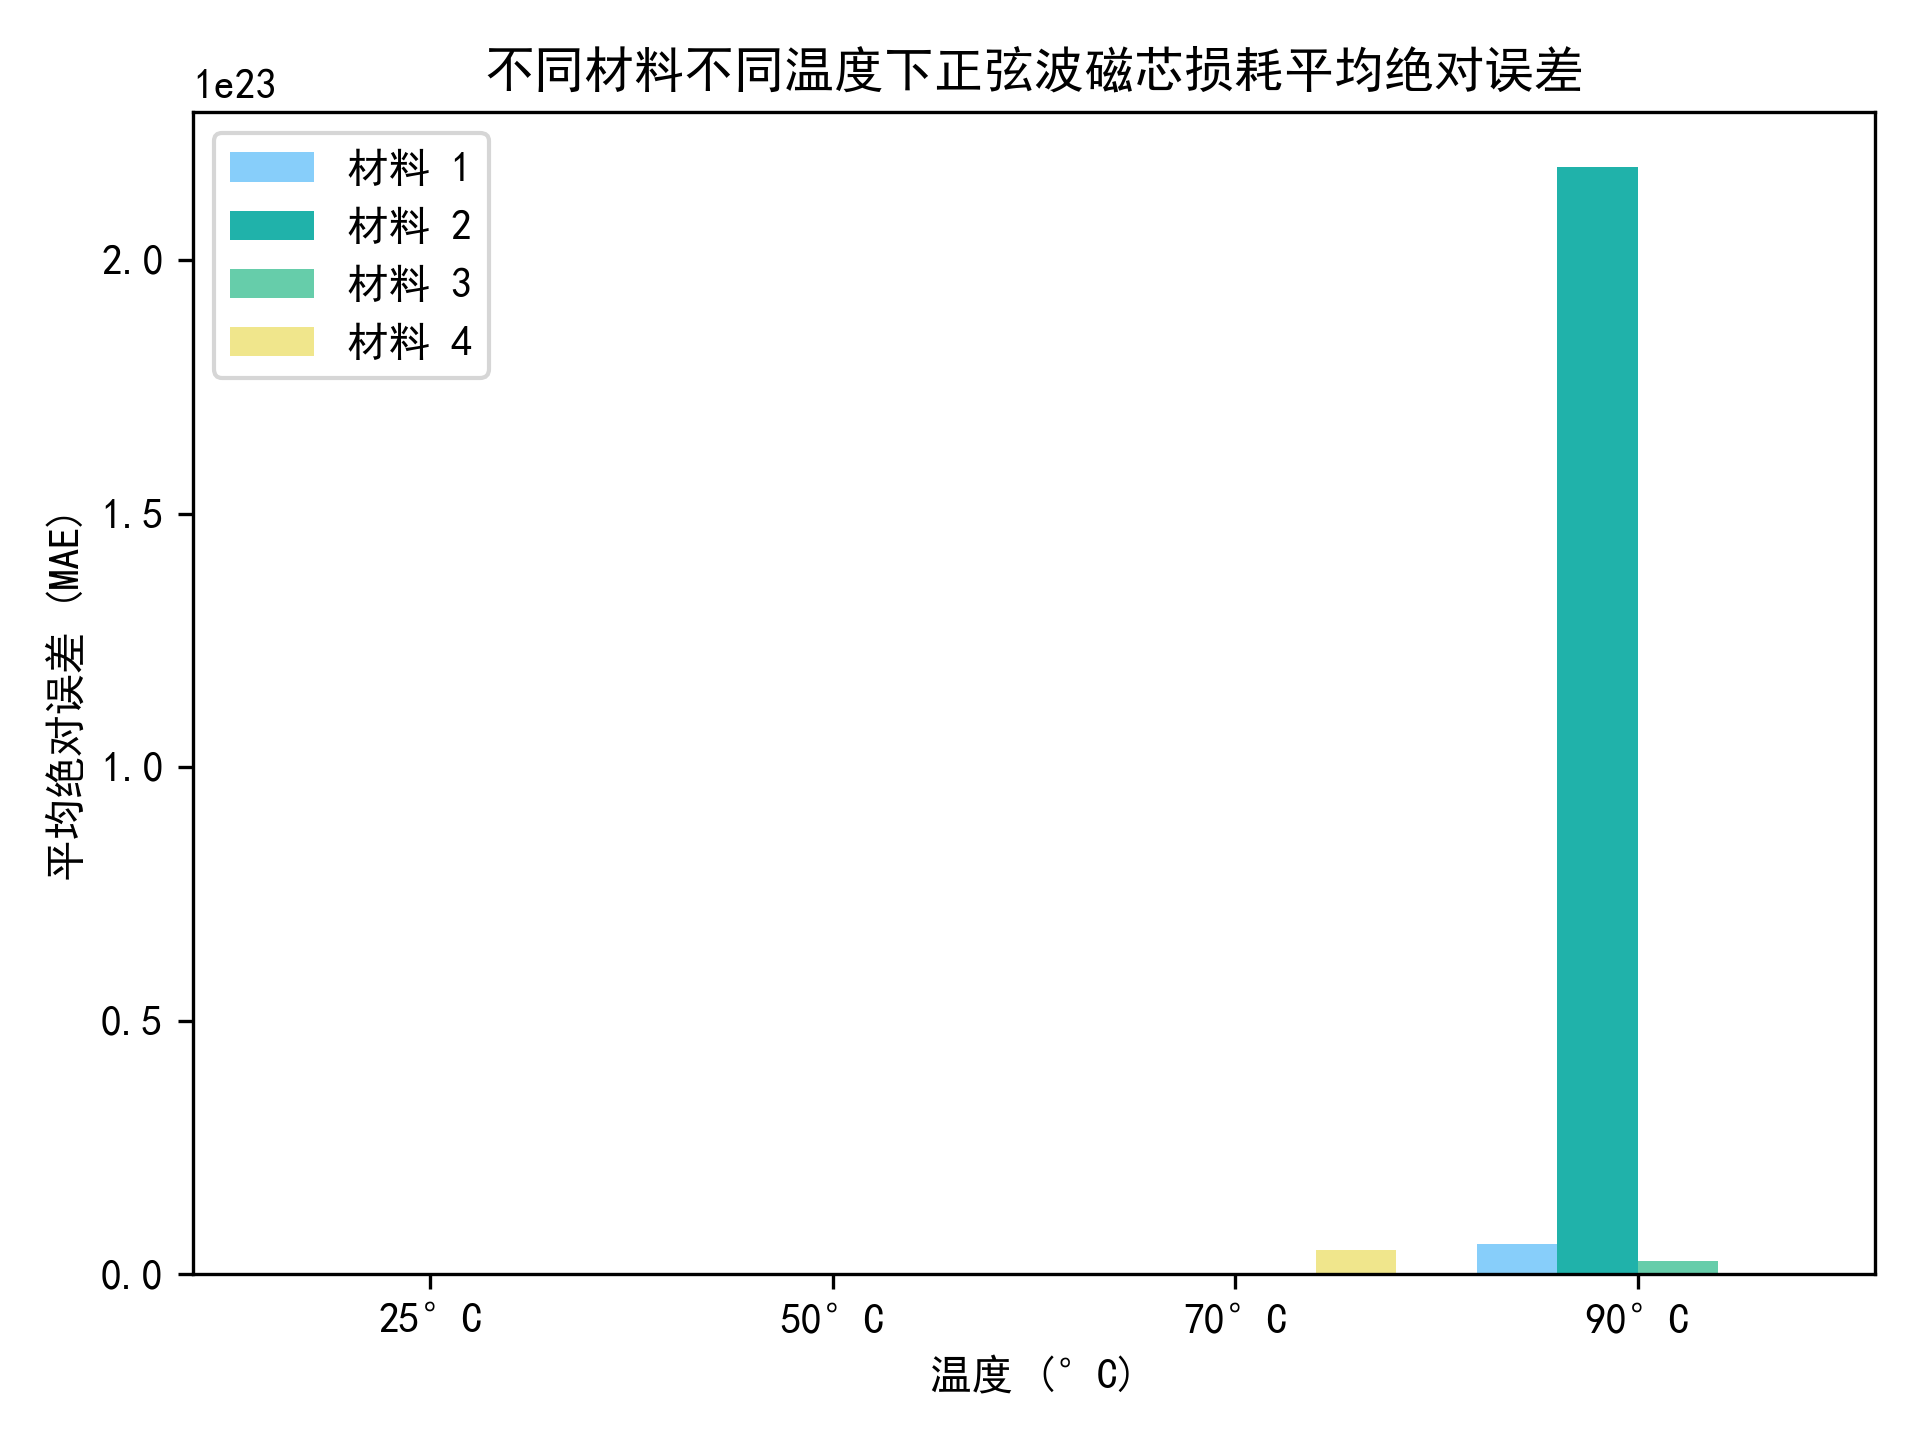

Source code (Python):
import pandas as pd
import numpy as np
import matplotlib.pyplot as plt
from scipy.optimize import curve_fit
import platform
# 根据操作系统自动调整字体
current_os = platform.platform()
if 'macOS' in current_os:
    plt.rcParams['font.sans-serif'] = ['STHeiti']
else:
    plt.rcParams['font.sans-serif'] = ['SimHei']

# 定义斯坦麦茨方程
def SE_func(x, k, alpha, beta):
    """
    斯坦麦茨方程
    :param x: 变量 [频率，磁通密度峰值]
    :param k: 参数 k
    :param alpha: 参数 alpha
    :param beta: 参数 beta
    :return:
    """
    f, B_m = x
    return k * np.power(f, alpha) * np.power(B_m, beta)


# 定义斯坦麦茨方程
def SE_func2(x, k, alpha, beta):
    """
    斯坦麦茨方程
    :param x: 变量 [频率，磁通密度峰值]
    :param k: 参数 k
    :param alpha: 参数 alpha
    :param beta: 参数 beta
    :return:
    """
    f, B_m = x
    k = 1.0874580380827605
    alpha = 1.41249400132955234
    beta = 2.0910299441530465
    return k * np.power(f, alpha) * np.power(B_m, beta)

def SE_improved_func(x, delta_k, gamma, k, alpha, beta):
    """
    引入温度因素的斯坦麦茨方程
    :param x: 变量 [频率，磁通密度峰值，温度]
    :param delta_k: 温度修正参数
    :param gamma: 温度修正参数
    :param k: 原参数
    :param alpha: 原参数
    :param beta: 原参数
    :return:
    """
    f, B_m, T = x
    k = k + delta_k * np.log(gamma*T)
    return k * np.power(f, alpha) * np.power(B_m, beta)

def objective(params, f, Bm, T, P):
    """
    定义目标函数：平方误差
    """
    P_pred = SE_improved_func([f, Bm, T], *params)
    return np.sum((P_pred - P) ** 2)
# 计算误差并绘制柱状图
def error_plot():
    material_types = [0, 1, 2, 3]  # 材料种类
    temperatures = [25, 50, 70, 90]  # 温度列表
    data_path_list = [r"../appendix1_m1.csv", r"../appendix1_m2.csv", r"../appendix1_m3.csv", r"../appendix1_m4.csv"]

    # 用于存储每个材料和温度组合的平均误差
    mae_data = []
    material_labels = ['材料 1', '材料 2', '材料 3', '材料 4']
    colors = ['#87CEFA', '#20B2AA', '#66CDAA', '#F0E68C', '#FF6347', '#EEE8AA', '#AFEEEE']

    fig, ax = plt.subplots()

    for i, material_type in enumerate(material_types):
        material_mae = []  # 存储当前材料的误差
        for temperature in temperatures:
            # 定义文件路径
            file_path = data_path_list[material_type]
            # 读取CSV文件
            df = pd.read_csv(file_path)
            # 替换列名
            df.rename(columns={"温度，oC": "温度",
                               "频率，Hz": "频率",
                               "磁芯损耗，w/m3": "磁芯损耗",
                               "0（磁通密度B，T）": "0",
                               "0（磁通密度，T）": "0"}, inplace=True)

            # 定义温度筛选条件
            temp_condition = df['温度'] == temperature
            # 定义波形筛选条件
            shape_condition = df['励磁波形'] == '正弦波'
            # 筛选出符合温度和波形条件的行
            filtered_df = df[temp_condition & shape_condition]
            # 计算磁通密度最大值
            filtered_df['Bm'] = filtered_df.iloc[:, 4:].max(axis=1)
            # 筛选出频率和Bm作为X，磁芯损耗作为P
            X = filtered_df[['频率', 'Bm']].to_numpy().T
            P = filtered_df['磁芯损耗'].to_numpy()

            # 拟合斯坦麦茨方程
            param_bounds = ([-np.inf, 1, 2], [np.inf, 3, 3])
            params, _ = curve_fit(SE_func, X, P, p0=[1, 1, 2], bounds=param_bounds)

            # 计算预测值和误差
            predicted_losses = np.array([SE_func([freq, Bm], *params) for freq, Bm in filtered_df[['频率', 'Bm']].to_numpy()])
            mae = np.mean(np.abs(P - predicted_losses))  # 计算平均绝对误差 (MAE)
            material_mae.append(mae)

        # 存储误差数据
        mae_data.append(material_mae)

        # 绘制柱状图：温度作为X轴，误差作为Y轴
        bar_positions = np.arange(len(temperatures)) + (i * 0.2)  # 不同材料的偏移量
        ax.bar(bar_positions, material_mae, width=0.2, label=material_labels[i], color=colors[i])

    # 设置X轴标签为温度
    ax.set_xticks(np.arange(len(temperatures)) + 0.3)  # 0.3 偏移使得刻度居中
    ax.set_xticklabels([str(temp) + "°C" for temp in temperatures])
    ax.set_xlabel('温度 (°C)')
    ax.set_ylabel('平均绝对误差 (MAE)')
    ax.set_title('不同材料不同温度下正弦波磁芯损耗平均绝对误差')

    # 添加图例到右上角
    ax.legend(loc='upper left')

    plt.tight_layout()
    plt.savefig('error_plot.png', dpi=300)

def improved_error_plot():
    material_types = [0, 1, 2, 3]  # 材料种类
    temperatures = [25, 50, 70, 90]  # 温度列表
    data_path_list = [r"../appendix1_m1.csv", r"../appendix1_m2.csv", r"../appendix1_m3.csv", r"../appendix1_m4.csv"]

    # 用于存储每个材料和温度组合的平均误差
    mae_data = []
    material_labels = ['材料 1', '材料 2', '材料 3', '材料 4']
    colors = ['#87CEFA', '#20B2AA', '#66CDAA', '#F0E68C', '#FF6347', '#EEE8AA', '#AFEEEE']

    fig, ax = plt.subplots()

    for i, material_type in enumerate(material_types):
        material_mae = []  # 存储当前材料的误差
        for temperature in temperatures:
            # 定义文件路径
            file_path = data_path_list[material_type]
            # 读取CSV文件
            df = pd.read_csv(file_path)
            # 替换列名
            df.rename(columns={"温度，oC": "温度",
                               "频率，Hz": "频率",
                               "磁芯损耗，w/m3": "磁芯损耗",
                               "0（磁通密度B，T）": "0",
                               "0（磁通密度，T）": "0"}, inplace=True)

            # 定义温度筛选条件
            temp_condition = df['温度'] == temperature
            # 定义波形筛选条件
            shape_condition = df['励磁波形'] == '正弦波'
            # 筛选出符合温度和波形条件的行
            filtered_df = df[temp_condition & shape_condition]
            # 计算磁通密度最大值
            filtered_df['Bm'] = filtered_df.iloc[:, 4:].max(axis=1)
            # 筛选出频率和Bm作为X，磁芯损耗作为P
            X = filtered_df[['频率', 'Bm', '温度']].to_numpy().T
            P = filtered_df['磁芯损耗'].to_numpy()

            # 初始猜测的参数值  delta_k, gamma, k, alpha, beta
            initial_guess = [5, 5, 5, 1.4, 2.1]

            # 优化约束条件  delta_k > 0 0<gamma<0.1 eta 无约束 k 无约束
            #    0<delta_alpha<0.5  alpha无约束   0<delta_beta<0.5 beta无约束
            bounds = [(None, None), (None, None), (None, None), (1, 3), (2, 3)]
            # 最小二乘的约束条件
            param_bounds = [[i if i is not None else -np.inf for i, _ in bounds],
                            [i if i is not None else np.inf for _, i in bounds]]

            params, covariance = curve_fit(SE_improved_func, X, P, p0=initial_guess, bounds=param_bounds)

            # 计算预测值和误差
            predicted_losses = np.array([SE_improved_func([freq, Bm, temperature], *params) for freq, Bm in filtered_df[['频率', 'Bm']].to_numpy()])
            mae = np.mean(np.abs(P - predicted_losses))  # 计算平均绝对误差 (MAE)
            material_mae.append(mae)

        # 存储误差数据
        mae_data.append(material_mae)

        # 绘制柱状图：温度作为X轴，误差作为Y轴
        bar_positions = np.arange(len(temperatures)) + (i * 0.2)  # 不同材料的偏移量
        ax.bar(bar_positions, material_mae, width=0.2, label=material_labels[i], color=colors[i])

    # 设置X轴标签为温度
    ax.set_xticks(np.arange(len(temperatures)) + 0.3)  # 0.3 偏移使得刻度居中
    ax.set_xticklabels([str(temp) + "°C" for temp in temperatures])
    ax.set_xlabel('温度 (°C)')
    ax.set_ylabel('平均绝对误差 (MAE)')
    ax.set_title('不同材料不同温度下正弦波磁芯损耗平均绝对误差')

    # 添加图例到右上角
    ax.legend(loc='upper left')

    plt.tight_layout()
    plt.savefig('improved_error_plot.png', dpi=300)

if __name__ == '__main__':
    improved_error_plot()
